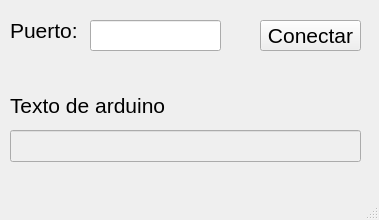
<?xml version="1.0" encoding="UTF-8"?>
<ui version="4.0">
 <class>MainWindow</class>
 <widget class="QMainWindow" name="MainWindow">
  <property name="geometry">
   <rect>
    <x>0</x>
    <y>0</y>
    <width>379</width>
    <height>220</height>
   </rect>
  </property>
  <property name="windowTitle">
   <string>MainWindow</string>
  </property>
  <widget class="QWidget" name="centralwidget">
   <widget class="QPushButton" name="btn_conectar">
    <property name="geometry">
     <rect>
      <x>260</x>
      <y>20</y>
      <width>101</width>
      <height>31</height>
     </rect>
    </property>
    <property name="font">
     <font>
      <pointsize>16</pointsize>
     </font>
    </property>
    <property name="text">
     <string>Conectar</string>
    </property>
    <property name="shortcut">
     <string>Return, Enter</string>
    </property>
   </widget>
   <widget class="QLabel" name="label">
    <property name="geometry">
     <rect>
      <x>10</x>
      <y>20</y>
      <width>71</width>
      <height>21</height>
     </rect>
    </property>
    <property name="font">
     <font>
      <pointsize>16</pointsize>
     </font>
    </property>
    <property name="text">
     <string>Puerto:</string>
    </property>
   </widget>
   <widget class="QLineEdit" name="txt_com">
    <property name="geometry">
     <rect>
      <x>90</x>
      <y>20</y>
      <width>131</width>
      <height>31</height>
     </rect>
    </property>
    <property name="font">
     <font>
      <pointsize>14</pointsize>
     </font>
    </property>
   </widget>
   <widget class="QLineEdit" name="le_texto">
    <property name="enabled">
     <bool>false</bool>
    </property>
    <property name="geometry">
     <rect>
      <x>10</x>
      <y>130</y>
      <width>351</width>
      <height>32</height>
     </rect>
    </property>
   </widget>
   <widget class="QLabel" name="label_2">
    <property name="geometry">
     <rect>
      <x>10</x>
      <y>90</y>
      <width>171</width>
      <height>31</height>
     </rect>
    </property>
    <property name="font">
     <font>
      <pointsize>16</pointsize>
     </font>
    </property>
    <property name="text">
     <string>Texto de arduino</string>
    </property>
   </widget>
  </widget>
  <widget class="QMenuBar" name="menubar">
   <property name="geometry">
    <rect>
     <x>0</x>
     <y>0</y>
     <width>379</width>
     <height>21</height>
    </rect>
   </property>
  </widget>
  <widget class="QStatusBar" name="statusbar"/>
 </widget>
 <resources/>
 <connections/>
</ui>
